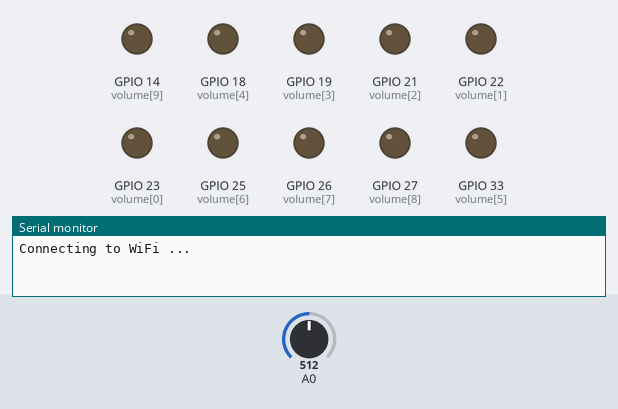
The sketch below on a simulated ESP8266 (NodeMCU). Parts: output pins drawn as LEDs (lit = HIGH), the last lines printed to the serial monitor. Dashed ring = blinking. Inputs (shaded band) come from the test bench; at power-on: A0 = 512. WiFi joins after 1.5 s; servers stay silent unless stated.

Above: at 0.1 s.
3.3 s: A0 set to 811
6.3 s: A0 set to 835
At 6.54 s:
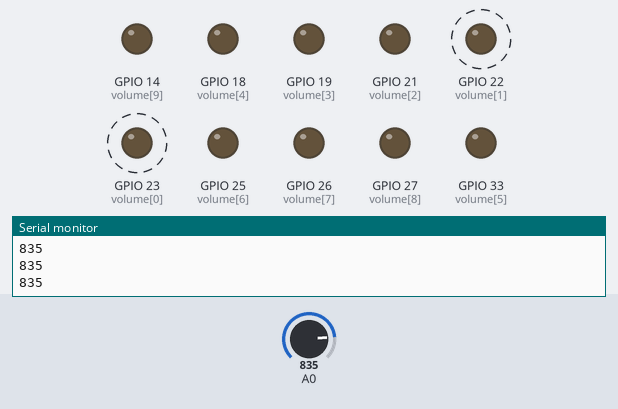
9.3 s: A0 set to 716
At 9.55 s:
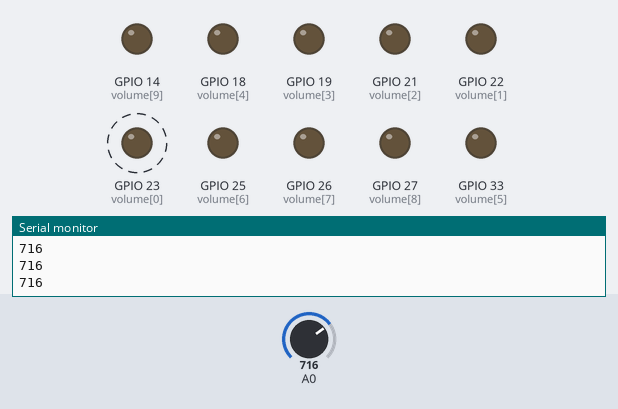
12.3 s: A0 set to 900
At 12.71 s:
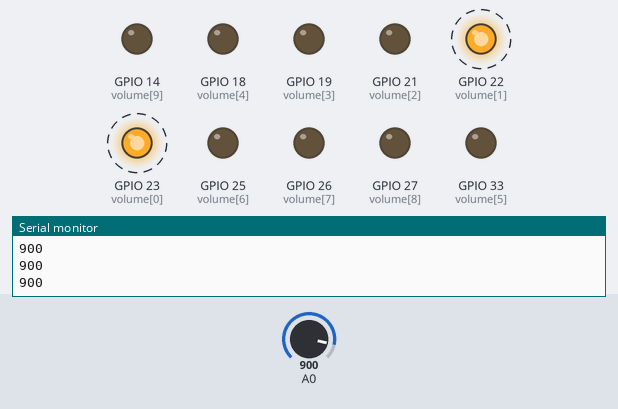
Timing chart, 0 to 16.3 s (numbered marks = the images above; inputs shaded):
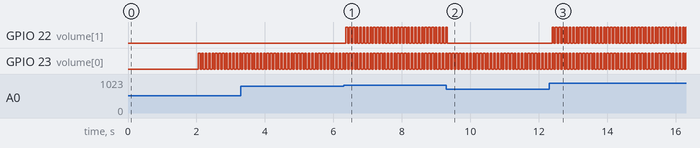

The sketch:

SPEED.ino
```cpp
#include <Arduino.h>
#ifdef ESP32
#include <WiFi.h>
#include <AsyncTCP.h>
#elif defined(ESP8266)
#include <ESP8266WiFi.h>
#include <ESPAsyncTCP.h>
#endif
#include <ESPAsyncWebServer.h>

#define INPUTA 35
#define INPUTB 34


#define STEP 819
int volume[10] = {23, 22, 21, 19, 18, 33, 25, 26, 27, 14};//4095//5 = 819

int a = analogRead(INPUTA);
int b = analogRead(INPUTB);
int sum = a + b;
int st  = 0;
int prevSt = 0;
int mode = 0;

// Timer variables
unsigned long lastTime = 0;
unsigned long timerDelay = 1000;

// Replace with your network credentials
const char* ssid = "dotsaout";
const char* password = "v123456789st";

// Set your Static IP address
IPAddress local_IP(192, 168, 1, 28);
// Set your Gateway IP address
IPAddress gateway(192, 168, 1, 1);

IPAddress subnet(255, 255, 255, 0);

const char* PARAM_INPUT_1 = "mode";

// Create AsyncWebServer object on port 80
AsyncWebServer server(80);

// Create an Event Source on /events
AsyncEventSource events("/events");

// Initialize WiFi
void initWiFi() {
      WiFi.mode(WIFI_STA);
    if (!WiFi.config(local_IP, gateway, subnet)) {
    Serial.println("STA Failed to configure");
    }
    WiFi.begin(ssid, password);
    Serial.print("Connecting to WiFi ..");
    while (WiFi.status() != WL_CONNECTED) {
        Serial.print('.');
        delay(1000);
    }
    Serial.println(WiFi.localIP());
}

const char index_html[] PROGMEM = R"rawliteral(
<!DOCTYPE HTML><html>
<head>
  <title>ESP Web Server</title>
  <meta name="viewport" content="width=device-width, initial-scale=1">
  <link rel="stylesheet" href="https://use.fontawesome.com/releases/v5.7.2/css/all.css" integrity="sha384-fnmOCqbTlWIlj8LyTjo7mOUStjsKC4pOpQbqyi7RrhN7udi9RwhKkMHpvLbHG9Sr" crossorigin="anonymous">
  <link rel="icon" href="data:,">
  <style>
    html {font-family: Arial; display: inline-block; text-align: center;}
    p { font-size: 1.2rem;}
    body {  margin: 0;}
    .topnav { overflow: hidden; background-color: #50B8B4; color: white; font-size: 1rem; }
    .content { padding: 20px; }
    .card { background-color: white; box-shadow: 2px 2px 12px 1px rgba(140,140,140,.5); }
    .cards { max-width: 800px; margin: 0 auto; display: grid; grid-gap: 2rem; grid-template-columns: repeat(auto-fit, minmax(200px, 1fr)); }
    .reading { font-size: 1.4rem; }
  </style>
</head>
<body>
  <div class="topnav">
    <h1>S P E E D</h1>
  </div>
  <div class="content">
    <div class="cards">
      <div class="card">
        <p><i class="fa fa-info" style="color:#059e8a;"></i> VOLUME </p><p><span class="reading"><span id="volume">%VOLUME%</span></span></p>
      </div>
    </div>
  </div>
<script>
if (!!window.EventSource) {
 var source = new EventSource('/events');

 source.addEventListener('volume', function(e) {
  console.log("volume", e.data);
  document.getElementById("volume").innerHTML = e.data;
 }, false);

}
</script>
</body>
</html>)rawliteral";

String processor(const String& var){
  //Serial.println(var);
  if(var=="VOLUME") return String(st);
  return String();
}

void setup() {
  // put your setup code here, to run once:
  Serial.begin(9600);
  initWiFi();
  for(int i = 0; i < 10; i ++){
    pinMode(volume[i], OUTPUT);
    digitalWrite(volume[i], LOW);
  }


  // Handle Web Server
  server.on("/", HTTP_GET, [](AsyncWebServerRequest *request){
    request->send_P(200, "text/html", index_html, processor);
  });

  // Send a GET request to <ESP_IP>/update?relay=<inputMessage>&state=<inputMessage2>
  server.on("/update", HTTP_GET, [] (AsyncWebServerRequest *request) {
    String inputMessage;
    String inputParam;
    // GET input1 value on <ESP_IP>/update?relay=<inputMessage>
    if (request->hasParam(PARAM_INPUT_1)) {
      inputMessage = request->getParam(PARAM_INPUT_1)->value();
      inputParam = PARAM_INPUT_1;
      Serial.println(inputMessage);
      mode = inputMessage.toInt();
    }
    request->send(200, "text/plain", "OK");
  });

  // Handle Web Server Events
  events.onConnect([](AsyncEventSourceClient *client){
    if(client->lastId()){
      Serial.printf("Client reconnected! Last message ID that it got is: %u\n", client->lastId());
    }
    // send event with message "hello!", id current millis
    // and set reconnect delay to 1 second
    client->send("hello!", NULL, millis(), 10000);
  });
  server.addHandler(&events);
  DefaultHeaders::Instance().addHeader("Access-Control-Allow-Origin", "*");
  server.begin();
}

void loop() {
  // put your main code here, to run repeatedly:
  a = analogRead(INPUTA);
  b = analogRead(INPUTB);
  sum = a + b;
  st = sum / 819;
  Serial.println(a);
  if(mode == 1){
    for(int i = 0; i < st; i++){
      digitalWrite(volume[i], HIGH);
    }
    for(int i = st; i < 10; i++){
      digitalWrite(volume[i], LOW);
    }
  }
  else if (mode == 0){
    for(int i = st; i < 10; i++){
      digitalWrite(volume[i], LOW);
    }
    delay(50);
    for(int i = 0; i < st; i++){
      digitalWrite(volume[i], HIGH);
    }
    delay(50);
    for(int i = 0; i < st; i++){
      digitalWrite(volume[i], LOW);
    }
  }
else  {
  for(int i = 0; i < 10; i++){
    digitalWrite(volume[i], HIGH);
    delay(25);
  }

  for(int i = 9; i >= 0; i--){
    digitalWrite(volume[i], LOW);
    delay(25);
  }
}

  if (st != prevSt) {
    // Send Events to the Web Server with the Sensor Readings
    events.send(String(st).c_str(),"volume",millis());
    prevSt = st;
  }
}
```

Measured:
- the behaviour switches between 818 and 819 on A0 (found by bisection; images 0 and 1)
- after the input at 6.3 s, GPIO 22 (volume[1]): alternates HIGH for 0.05 s and LOW for 0.05 s, starting after 0.07 s
- after the input at 9.3 s, GPIO 22 (volume[1]): goes on until 9.3 s, then stays LOW
- after the input at 12.3 s, GPIO 22 (volume[1]): alternates HIGH for 0.05 s and LOW for 0.05 s, starting after 0.09 s
- by itself, GPIO 23 (volume[0]): alternates HIGH for 0.05 s and LOW for 0.05 s
